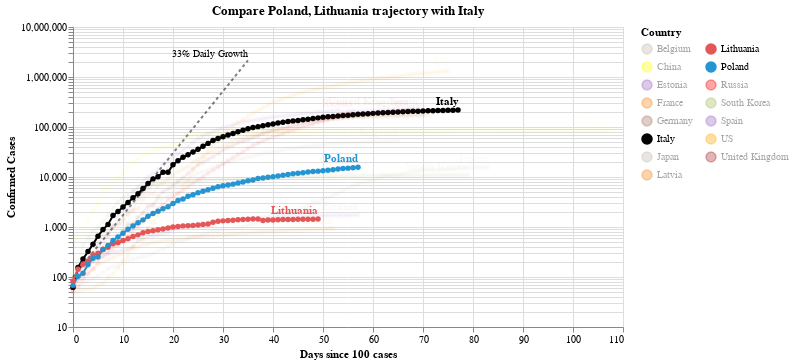

Notebook code for this chart:
### Code cell
#hide_input
chart2 = make_since_chart(dff2, ['Poland', 'Lithuania'], baseline_countries)
chart2

### Figure 1 — Vega-Lite specification as saved in the notebook (floating-point values rounded to 4 significant figures; data arrays with more than 128 entries replaced by an {"elided": "..."} marker saying what was removed)
{"config": {"view": {"continuousWidth": 400, "continuousHeight": 300}}, "layer": [{"mark": {"type": "line", "color": "black", "opacity": 0.5, "strokeDash": [3, 3]}, "encoding": {"x": {"type": "quantitative", "field": "Days since 100 cases"}, "y": {"type": "quantitative", "field": "Confirmed Cases"}}}, {"mark": {"type": "text", "align": "right", "dy": -6, "fontSize": 10, "text": "33% Daily Growth"}, "encoding": {"x": {"type": "quantitative", "field": "Days since 100 cases"}, "y": {"type": "quantitative", "field": "Confirmed Cases"}}, "transform": [{"filter": "(datum['Days since 100 cases'] >= 35)"}]}, {"data": {"name": "data-d5d406530cb620dbbd307869c3b6e9d6"}, "mark": {"type": "line", "point": true}, "encoding": {"color": {"type": "nominal", "field": "Country", "legend": {"columns": 2}, "scale": {"domain": ["Belgium", "China", "Estonia", "France", "Germany", "Italy", "Japan", "Latvia", "Lithuania", "Poland", "Russia", "South Korea", "Spain", "US", "United Kingdom"], "range": ["#C1B7AD", "yellow", "#9467bd", "#F58518", "#9D755D", "black", "#C1B7AD", "#F58518", "#E45756", "#2495D3", "red", "#A1BA59", "#9467bd", "orange", "brown"]}}, "opacity": {"condition": {"value": 1, "selection": "selector004"}, "value": 0.05}, "tooltip": [{"type": "nominal", "field": "Country"}, {"type": "temporal", "field": "Date"}, {"type": "quantitative", "field": "Confirmed Cases"}, {"type": "quantitative", "field": "Days since 100 cases"}], "x": {"type": "quantitative", "field": "Days since 100 cases"}, "y": {"type": "quantitative", "field": "Confirmed Cases", "scale": {"type": "log"}}}, "selection": {"selector004": {"type": "multi", "fields": ["Country"], "bind": "legend", "init": [{"Country": "Poland"}, {"Country": "Lithuania"}, {"Country": "Italy"}]}}, "width": 550}, {"data": {"name": "data-d5d406530cb620dbbd307869c3b6e9d6"}, "mark": {"type": "text", "align": "right", "dy": -8, "fontWeight": "bold"}, "encoding": {"color": {"type": "nominal", "field": "Country", "legend": {"columns": 2}, "scale": {"domain": ["Belgium", "China", "Estonia", "France", "Germany", "Italy", "Japan", "Latvia", "Lithuania", "Poland", "Russia", "South Korea", "Spain", "US", "United Kingdom"], "range": ["#C1B7AD", "yellow", "#9467bd", "#F58518", "#9D755D", "black", "#C1B7AD", "#F58518", "#E45756", "#2495D3", "red", "#A1BA59", "#9467bd", "orange", "brown"]}}, "opacity": {"condition": {"value": 1, "selection": "selector004"}, "value": 0.05}, "text": {"type": "nominal", "field": "Country"}, "tooltip": [{"type": "nominal", "field": "Country"}, {"type": "temporal", "field": "Date"}, {"type": "quantitative", "field": "Confirmed Cases"}, {"type": "quantitative", "field": "Days since 100 cases"}], "x": {"type": "quantitative", "field": "Days since 100 cases"}, "y": {"type": "quantitative", "field": "Confirmed Cases", "scale": {"type": "log"}}}, "transform": [{"filter": "(datum['Date'] >= 1588982400000)"}], "width": 550}], "data": {"name": "data-c1a3bbf4dd040f2e7e8e7a69520e3c2a"}, "title": "Compare Poland, Lithuania trajectory with Italy", "$schema": "https://vega.github.io/schema/vega-lite/v4.0.2.json", "datasets": {"data-c1a3bbf4dd040f2e7e8e7a69520e3c2a": [{"Days since 100 cases": 0, "Confirmed Cases": 100.0}, {"Days since 100 cases": 1, "Confirmed Cases": 133.0}, {"Days since 100 cases": 2, "Confirmed Cases": 176.9}, {"Days since 100 cases": 3, "Confirmed Cases": 235.3}, {"Days since 100 cases": 4, "Confirmed Cases": 312.9}, {"Days since 100 cases": 5, "Confirmed Cases": 416.2}, {"Days since 100 cases": 6, "Confirmed Cases": 553.5}, {"Days since 100 cases": 7, "Confirmed Cases": 736.1}, {"Days since 100 cases": 8, "Confirmed Cases": 979.1}, {"Days since 100 cases": 9, "Confirmed Cases": 1302.0}, {"Days since 100 cases": 10, "Confirmed Cases": 1732.0}, {"Days since 100 cases": 11, "Confirmed Cases": 2303.0}, {"Days since 100 cases": 12, "Confirmed Cases": 3064.0}, {"Days since 100 cases": 13, "Confirmed Cases": 4074.0}, {"Days since 100 cases": 14, "Confirmed Cases": 5419.0}, {"Days since 100 cases": 15, "Confirmed Cases": 7207.0}, {"Days since 100 cases": 16, "Confirmed Cases": 9586.0}, {"Days since 100 cases": 17, "Confirmed Cases": 12750.0}, {"Days since 100 cases": 18, "Confirmed Cases": 16960.0}, {"Days since 100 cases": 19, "Confirmed Cases": 22550.0}, {"Days since 100 cases": 20, "Confirmed Cases": 29990.0}, {"Days since 100 cases": 21, "Confirmed Cases": 39890.0}, {"Days since 100 cases": 22, "Confirmed Cases": 53060.0}, {"Days since 100 cases": 23, "Confirmed Cases": 70560.0}, {"Days since 100 cases": 24, "Confirmed Cases": 93850.0}, {"Days since 100 cases": 25, "Confirmed Cases": 124800.0}, {"Days since 100 cases": 26, "Confirmed Cases": 166000.0}, {"Days since 100 cases": 27, "Confirmed Cases": 220800.0}, {"Days since 100 cases": 28, "Confirmed Cases": 293700.0}, {"Days since 100 cases": 29, "Confirmed Cases": 390600.0}, {"Days since 100 cases": 30, "Confirmed Cases": 519500.0}, {"Days since 100 cases": 31, "Confirmed Cases": 690900.0}, {"Days since 100 cases": 32, "Confirmed Cases": 918900.0}, {"Days since 100 cases": 33, "Confirmed Cases": 1222000.0}, {"Days since 100 cases": 34, "Confirmed Cases": 1625000.0}, {"Days since 100 cases": 35, "Confirmed Cases": 2162000.0}], "data-d5d406530cb620dbbd307869c3b6e9d6": {"elided": "1050 records"}}}
